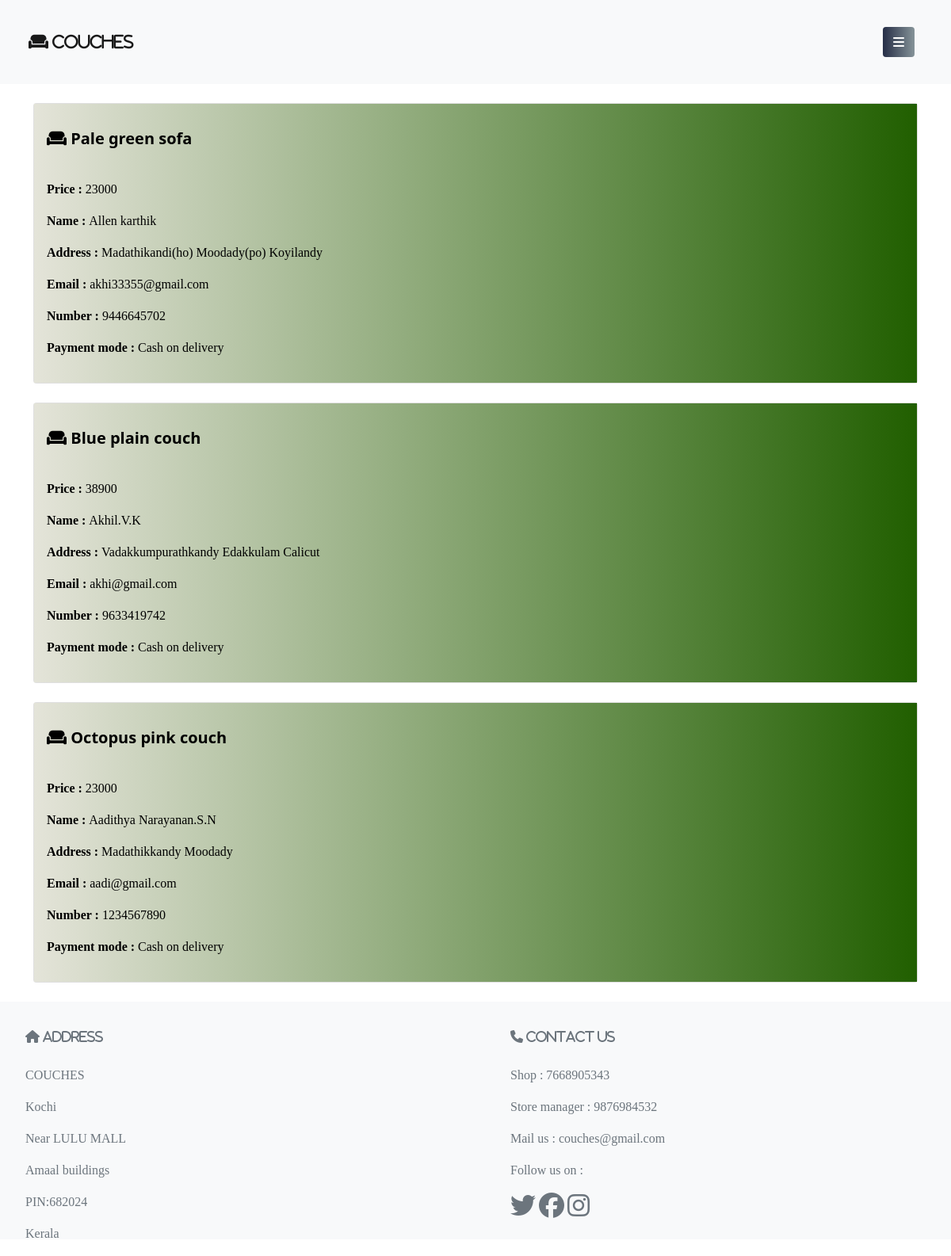
The app's page /eapp/vieworder/ with its own data.
### eapp/models.py (models this page shows, shortened)
class paymentmodel(models.Model):
    name = models.CharField(max_length=50)
    price = models.CharField(max_length=20)
    fname = models.CharField(max_length=50)
    address = models.CharField(max_length=50)
    email = models.EmailField()
    number = models.IntegerField()
    paymode = models.CharField(max_length=50)

### eapp/views.py (the view)
# urls.py: path('vieworder/',vieworder)
def vieworder(request):
    a = paymentmodel.objects.all()
    return render(request,'vieworder.html',{'a':a})

### eapp/templates/vieworder.html (shortened to what this page needs)
<!DOCTYPE html>
<html lang="en">
{% load static %}
<head>
    <link href="https://cdn.jsdelivr.net/npm/bootstrap@5.0.2/dist/css/bootstrap.min.css" rel="stylesheet"
>
    <link href="https://cdn.jsdelivr.net/npm/bootstrap@5.0.2/dist/css/bootstrap.min.css" rel="stylesheet"
>
</head>
<body>
<nav class="navbar navbar-light bg-light p-4">
    <div class="container-fluid">
        <span class="navbar-brand mb-0 h1"><i class="fa-solid fa-couch"> Couches</i></span>
        <button class="btn" type="button" data-bs-toggle="offcanvas" data-bs-target="#offcanvasRight"
                aria-controls="offcanvasRight"><i class="fa-sharp fa-solid fa-bars " style="color:white"></i>
        </button>
    </div>
</nav>
{% for i in a %}
<div class="container mt-4 mb-4">
    <div class="row">
        <div class="col-12 ">
            <div class="card">
                <div class="card-body" style="background: #215f00;  /* fallback for old browsers */
background: -webkit-linear-gradient(to right, #e4e4d9, #215f00);  /* Chrome 10-25, Safari 5.1-6 */
background: linear-gradient(to right, #e4e4d9, #215f00); /* W3C, IE 10+/ Edge, Firefox 16+, Chrome 26+, Opera 12+, Safari 7+ */
);
;">
                    <p style="color: white"><strong><h5 style="color: black"><i class="fa-solid fa-couch"></i>
                    {{i.name}}</h5></strong></p>
                    <br>
                    <p style="color: black;font-family:cursive"><strong>Price : </strong>{{i.price}}</p>
                    <p style="color: black;font-family:cursive"><strong>Name : </strong>{{i.fname}}</p>
                    <p style="color: black;font-family:cursive"><strong>Address : </strong>{{i.address}}</p>
                    <p style="color: black;font-family:cursive"><strong>Email : </strong>{{i.email}}</p>
                    <p style="color: black;font-family:cursive"><strong>Number : </strong>{{i.number}}</p>
                    <p style="color: black;font-family:cursive"><strong>Payment mode : </strong>{{i.paymode}}</p>
                </div>
            </div>
        </div>
    </div>
</div>
{% endfor %}
</body>
{% include 'footer.html' %}
</html>

### eapp/templates/vieworder.html (style rules this page uses)
.navbar { background-color:#cce6ff; }
.btn { background-image: linear-gradient(to right, #283048 0%, #859398 51%, #283048 100%); margin: 10px; padding: 15px 45px; text-align: center; text-transform: uppercase; transition: 0.5s; background-size: 200% auto;  box-shadow: 0 0 20px #eee; border-radius: 10px; display: block; }
body { background-image:url("https://i.pinimg.com/474x/d2/f3/2a/d2f32afde48992b6253a2417e747dbcb.jpg") }

### eapp/templates/footer.html (style rules this page uses)
p { font-family:italic; }

### records on screen
paymentmodel: name "Pale green sofa", price "23000", fname "Allen karthik", address "Madathikandi(ho) Moodady(po) Koyilandy", email "akhi33355@gmail.com", number "9446645702", paymode "Cash on delivery"
paymentmodel: name "Blue plain couch", price "38900", fname "Akhil.V.K", address "Vadakkumpurathkandy Edakkulam Calicut", email "akhi@gmail.com", number "9633419742", paymode "Cash on delivery"
paymentmodel: name "Octopus pink couch", price "23000", fname "Aadithya Narayanan.S.N", address "Madathikkandy Moodady", email "aadi@gmail.com", number "1234567890", paymode "Cash on delivery"
